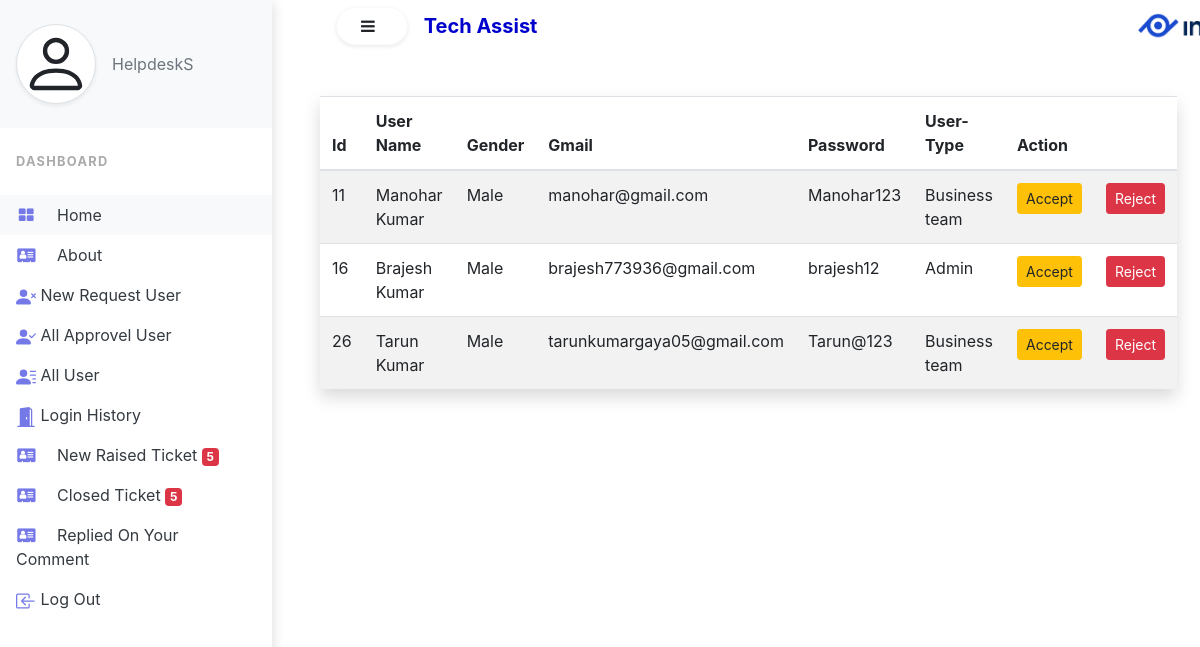
/viewnewrequest/ (signed in), run on the app's committed database.
### Help/models.py (models this page shows, shortened)
class UserModel(models.Model):
    first_name = models.CharField(max_length=100)
    mid_name = models.CharField(max_length=100, blank=True)
    last_name = models.CharField(max_length=100)
    gender = models.CharField(max_length=10)
    email = models.EmailField(max_length=100, unique=True)
    user_type = models.CharField(max_length=100, choices=USERTYPE)
    password = models.CharField(max_length=100, default=None)
    approved_by = models.CharField(max_length=100, null=True, blank=True)
    approved_date = models.DateField(auto_now=False, auto_now_add=False, null=True, blank=True )
    revoked_by = models.IntegerField(max_length=3, null=True, blank=True)
    revoke_date = models.DateField(auto_now=False, auto_now_add=False, null=True, blank=True)

### Help/views.py (the view)
# urls.py: path('viewnewrequest/', view_all_request),
def view_all_request(request):
    if request.session.get('name', 'None') == 'None':
        return redirect('/login/')
    data = request.session.get('name')
    ut = request.session.get('user_type')
    new_request = UserModel.objects.filter(approved_by=None)
    tnr = len(new_request)
    new_Raised_Ticket = TicketModel.objects.filter(status="New")
    nt = len(new_Raised_Ticket)
    closed_Ticket = TicketModel.objects.filter(status="Solved")
    ct = len(closed_Ticket)
    return render(request, 'viewnewrequest.html', {'tr': new_request, 'tnr': tnr, 'data' : data, 'ut': ut, 'nt':nt,'ct':ct})

### Help/templates/viewnewrequest.html (shortened to what this page needs)
{% extends 'index.html' %}
{% block sidenavbar %}
<div class="vertical-nav bg-white" id="sidebar">
  <div class="py-4 px-3 mb-4 bg-light">
    <div class="media d-flex align-items-center">
      <div class="media-body">
        <p class="font-weight-normal text-muted mb-0">{{ ut }}</p>
      </div>
    </div>
  </div>
  <p class="text-gray font-weight-bold text-uppercase px-3 small pb-4 mb-0">Dashboard</p>
  <ul class="nav flex-column bg-white mb-0">
    <li class="nav-item">
      <a href="/" class="nav-link text-dark bg-light">
                <i class="fa fa-th-large mr-3 text-primary fa-fw"></i>
                home
            </a>
    </li>
    <li class="nav-item">
      <a href="#" class="nav-link text-dark">
                <i class="fa fa-address-card mr-3 text-primary fa-fw"></i>
                about
            </a>
    </li>
    <li class="nav-item">
      <a href="/viewnewrequest/" class="nav-link text-dark">
                New Request User
            </a>
    </li>
    <li class="nav-item">
      <a href="/viewapprovel/" class="nav-link text-dark">
                All Approvel User
            </a>
    </li>
      <li class="nav-item">
      <a href="/alluser/" class="nav-link text-dark text-dark">
                All User
            </a>
    </li>
       <li class="nav-item">
      <a href="/loginhistory" class="nav-link text-dark text-dark">
                Login History
            </a>
    </li>
      <li class="nav-item">
      <a href="/newraisedticketadmin/" class="nav-link text-dark">
                <i class="fa fa-address-card mr-3 text-primary fa-fw"></i>
                New Raised Ticket <span class="badge badge-danger" id="NofNewTicket">{{ nt }}</span>
            </a>
    </li>
      <li class="nav-item">
      <a href="/showclosedticketadmin/" class="nav-link text-dark">
                <i class="fa fa-address-card mr-3 text-primary fa-fw"></i>
                Closed Ticket <span class="badge badge-danger" id="ClosedTicket">{{ ct }}</span>
            </a>
        </li>
      <li class="nav-item">
      <a href="/repliedasmincomment/" class="nav-link text-dark">
                <i class="fa fa-address-card mr-3 text-primary fa-fw"></i>
                Replied On Your Comment
            </a>
    </li>
    <li class="nav-item">
      <a href="/logout/" class="nav-link text-dark">
                Log Out
            </a>
    </li>
  </ul>
</div>
{% endblock sidenavbar %}
{% block item %}
  <table class="table table-striped shadow">
    <thead>
    <tr>
      <th>Id</th>
      <th colspan="2">User Name</th>
      <th>Gender</th>
      <th>Gmail</th>
      <th>Password</th>
      <th>User-Type</th>
      <th colspan="2">Action</th>
    </tr>
    </thead>
    <tbody>
    {% for i in tr %}
    <tr>
      <td>{{ i.id }}</td>
      <td colspan="2">{{ i.first_name}} {{ i.mid_name}} {{ i.last_name }}</td>
      <td>{{ i.gender }}</td>
      <td>{{ i.email }}</td>
      <td>{{ i.password }}</td>
      <td>{{ i.user_type}}</td>
      <td><a href="/viewnewrequest/update/{{ i.id }}/"><button class="btn btn-warning btn-sm" onclick="return confirm('Are you sure want to Accept this request ?')">Accept</button></a></td>
      <td>
        <a href="/viewnewrequest/delete/{{ i.id }}/"><button class="btn btn-danger btn-sm" onclick="return confirm('Are you sure want to reject this request ?')">Reject</button></a>
      </td>
    </tr>
    {% endfor %}
    </tbody>
  </table>
{% endblock item %}

### Help/static/Help/css/index.css (style rules this page uses)
body { min-height: 100vh; overflow-x: hidden; }
.vertical-nav { min-width: 17rem; width: 17rem; height: 100vh; position: fixed; top: 0; left: 0; box-shadow: 3px 3px 10px rgba(0, 0, 0, 0.1); transition: all 0.4s; }
.text-uppercase { letter-spacing: 0.1em; }
.text-gray { color: #aaa; }
.nav-link { text-transform: capitalize; }
.text-primary { color:#7579e7 !important; }

### data on the page
UserModel: id "11", first_name "Manohar", last_name "Kumar", gender "Male", email "manohar@gmail.com", password "Manohar123", user_type "Business team"
UserModel: id "16", first_name "Brajesh", last_name "Kumar", gender "Male", email "brajesh773936@gmail.com", password "brajesh12", user_type "Admin"
UserModel: id "26", first_name "Tarun", last_name "Kumar", gender "Male", email "tarunkumargaya05@gmail.com", password "Tarun@123", user_type "Business team"

### other printed values
{{ ut }} "HelpdeskS"
{{ nt }} "5"
{{ ct }} "5"
